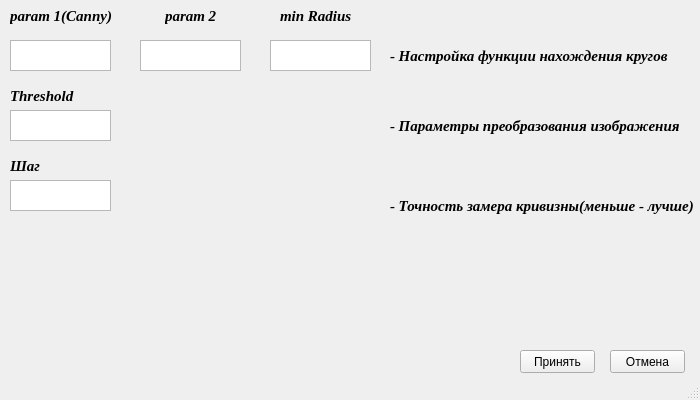
<?xml version="1.0" encoding="UTF-8"?>
<ui version="4.0">
 <class>MainWindow</class>
 <widget class="QMainWindow" name="MainWindow">
  <property name="enabled">
   <bool>true</bool>
  </property>
  <property name="geometry">
   <rect>
    <x>0</x>
    <y>0</y>
    <width>700</width>
    <height>400</height>
   </rect>
  </property>
  <property name="sizePolicy">
   <sizepolicy hsizetype="Fixed" vsizetype="Fixed">
    <horstretch>0</horstretch>
    <verstretch>0</verstretch>
   </sizepolicy>
  </property>
  <property name="minimumSize">
   <size>
    <width>700</width>
    <height>400</height>
   </size>
  </property>
  <property name="mouseTracking">
   <bool>false</bool>
  </property>
  <property name="windowTitle">
   <string>MainWindow</string>
  </property>
  <widget class="QWidget" name="centralwidget">
   <widget class="QLabel" name="label">
    <property name="geometry">
     <rect>
      <x>10</x>
      <y>0</y>
      <width>111</width>
      <height>31</height>
     </rect>
    </property>
    <property name="font">
     <font>
      <family>Times New Roman</family>
      <pointsize>11</pointsize>
      <weight>75</weight>
      <italic>true</italic>
      <bold>true</bold>
     </font>
    </property>
    <property name="text">
     <string>param 1(Canny)</string>
    </property>
   </widget>
   <widget class="QLabel" name="label_2">
    <property name="geometry">
     <rect>
      <x>165</x>
      <y>0</y>
      <width>81</width>
      <height>31</height>
     </rect>
    </property>
    <property name="font">
     <font>
      <family>Times New Roman</family>
      <pointsize>11</pointsize>
      <weight>75</weight>
      <italic>true</italic>
      <bold>true</bold>
     </font>
    </property>
    <property name="text">
     <string>param 2</string>
    </property>
   </widget>
   <widget class="QLabel" name="label_3">
    <property name="geometry">
     <rect>
      <x>280</x>
      <y>0</y>
      <width>101</width>
      <height>31</height>
     </rect>
    </property>
    <property name="font">
     <font>
      <family>Times New Roman</family>
      <pointsize>11</pointsize>
      <weight>75</weight>
      <italic>true</italic>
      <bold>true</bold>
     </font>
    </property>
    <property name="text">
     <string>min Radius</string>
    </property>
   </widget>
   <widget class="QLabel" name="label_4">
    <property name="geometry">
     <rect>
      <x>390</x>
      <y>30</y>
      <width>351</width>
      <height>51</height>
     </rect>
    </property>
    <property name="font">
     <font>
      <family>Times New Roman</family>
      <pointsize>11</pointsize>
      <weight>75</weight>
      <italic>true</italic>
      <bold>true</bold>
     </font>
    </property>
    <property name="text">
     <string>- Настройка функции нахождения кругов</string>
    </property>
   </widget>
   <widget class="QPushButton" name="pushButton">
    <property name="geometry">
     <rect>
      <x>520</x>
      <y>350</y>
      <width>75</width>
      <height>23</height>
     </rect>
    </property>
    <property name="text">
     <string>Принять</string>
    </property>
   </widget>
   <widget class="QPushButton" name="pushButton_2">
    <property name="geometry">
     <rect>
      <x>610</x>
      <y>350</y>
      <width>75</width>
      <height>23</height>
     </rect>
    </property>
    <property name="text">
     <string>Отмена</string>
    </property>
   </widget>
   <widget class="QTextEdit" name="textEdit">
    <property name="geometry">
     <rect>
      <x>10</x>
      <y>40</y>
      <width>101</width>
      <height>31</height>
     </rect>
    </property>
    <property name="font">
     <font>
      <family>Times New Roman</family>
      <pointsize>11</pointsize>
      <weight>75</weight>
      <bold>true</bold>
     </font>
    </property>
   </widget>
   <widget class="QTextEdit" name="textEdit_2">
    <property name="geometry">
     <rect>
      <x>140</x>
      <y>40</y>
      <width>101</width>
      <height>31</height>
     </rect>
    </property>
    <property name="font">
     <font>
      <family>Times New Roman</family>
      <pointsize>11</pointsize>
      <weight>75</weight>
      <bold>true</bold>
     </font>
    </property>
   </widget>
   <widget class="QTextEdit" name="textEdit_3">
    <property name="geometry">
     <rect>
      <x>270</x>
      <y>40</y>
      <width>101</width>
      <height>31</height>
     </rect>
    </property>
    <property name="font">
     <font>
      <family>Times New Roman</family>
      <pointsize>11</pointsize>
      <weight>75</weight>
      <bold>true</bold>
     </font>
    </property>
   </widget>
   <widget class="QTextEdit" name="textEdit_4">
    <property name="geometry">
     <rect>
      <x>10</x>
      <y>110</y>
      <width>101</width>
      <height>31</height>
     </rect>
    </property>
    <property name="font">
     <font>
      <family>Times New Roman</family>
      <pointsize>11</pointsize>
      <weight>75</weight>
      <bold>true</bold>
     </font>
    </property>
   </widget>
   <widget class="QLabel" name="label_5">
    <property name="geometry">
     <rect>
      <x>10</x>
      <y>80</y>
      <width>111</width>
      <height>31</height>
     </rect>
    </property>
    <property name="font">
     <font>
      <family>Times New Roman</family>
      <pointsize>11</pointsize>
      <weight>75</weight>
      <italic>true</italic>
      <bold>true</bold>
     </font>
    </property>
    <property name="text">
     <string>Threshold</string>
    </property>
   </widget>
   <widget class="QLabel" name="label_6">
    <property name="geometry">
     <rect>
      <x>390</x>
      <y>100</y>
      <width>351</width>
      <height>51</height>
     </rect>
    </property>
    <property name="font">
     <font>
      <family>Times New Roman</family>
      <pointsize>11</pointsize>
      <weight>75</weight>
      <italic>true</italic>
      <bold>true</bold>
     </font>
    </property>
    <property name="text">
     <string>- Параметры преобразования изображения</string>
    </property>
   </widget>
   <widget class="QTextEdit" name="textEdit_5">
    <property name="geometry">
     <rect>
      <x>10</x>
      <y>180</y>
      <width>101</width>
      <height>31</height>
     </rect>
    </property>
    <property name="font">
     <font>
      <family>Times New Roman</family>
      <pointsize>11</pointsize>
      <weight>75</weight>
      <bold>true</bold>
     </font>
    </property>
   </widget>
   <widget class="QLabel" name="label_7">
    <property name="geometry">
     <rect>
      <x>10</x>
      <y>150</y>
      <width>111</width>
      <height>31</height>
     </rect>
    </property>
    <property name="font">
     <font>
      <family>Times New Roman</family>
      <pointsize>11</pointsize>
      <weight>75</weight>
      <italic>true</italic>
      <bold>true</bold>
     </font>
    </property>
    <property name="text">
     <string>Шаг</string>
    </property>
   </widget>
   <widget class="QLabel" name="label_8">
    <property name="geometry">
     <rect>
      <x>390</x>
      <y>180</y>
      <width>351</width>
      <height>51</height>
     </rect>
    </property>
    <property name="font">
     <font>
      <family>Times New Roman</family>
      <pointsize>11</pointsize>
      <weight>75</weight>
      <italic>true</italic>
      <bold>true</bold>
     </font>
    </property>
    <property name="text">
     <string>- Точность замера кривизны(меньше - лучше)</string>
    </property>
   </widget>
  </widget>
  <widget class="QStatusBar" name="statusbar"/>
 </widget>
 <resources/>
 <connections/>
</ui>
